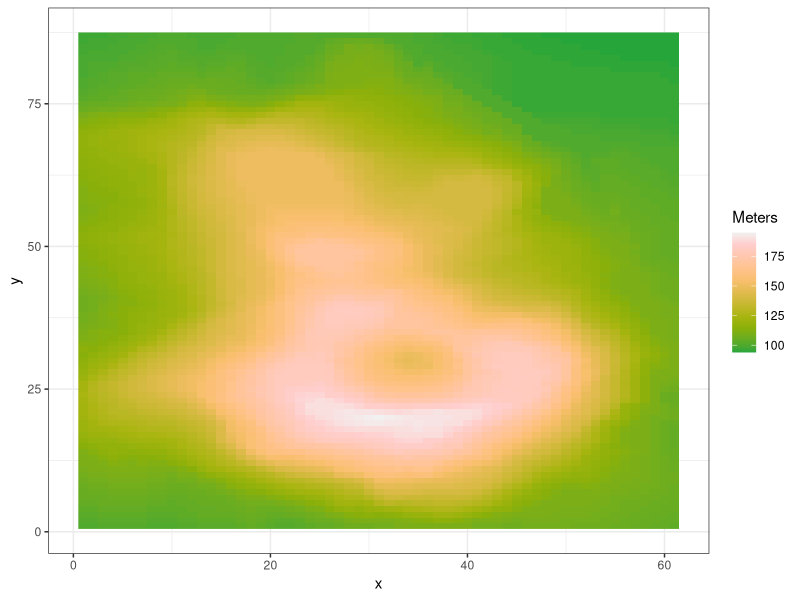

This chart was generated by the following R code:
## ---- chunk 1
knitr::opts_chunk$set(echo = FALSE)   # Changed global markdown options to echo = FALSE
library(tidyverse)
## ---- chunk 2
# Data wrangling
tax <- tribble(
  ~ Country,     ~ `1970`, ~ `1979`,
  "Sweden",          46.9,     57.4,
  "Netherlands",     44.0,     55.8,
  "Norway",          43.5,     52.2,
  "Britain",         40.7,     39.0,
  "France",          39.0,     43.4,
  "Germany",         37.5,     42.9,
  "Belgium",         35.2,     43.2,
  "Canada",          34.9,     35.8,
  "Finland",         34.9,     38.2,
  "Italy",           30.4,     35.7,
  "United States",   30.3,     32.5,
  "Greece",          26.8,     30.6,
  "Switzerland",     26.5,     33.2,
  "Spain",           22.5,     27.1,
  "Japan",           20.7,     26.6
)


# Graphing


## ---- chunk 3
# Data wrangling
volcano_tbl <- as_tibble(volcano)

colnames(volcano_tbl) <- 1:ncol(volcano) 
volcano_tbl$row <- 1:nrow(volcano_tbl)

volcano_long <- volcano_tbl %>%
  pivot_longer(
    cols = -row,
    names_to = "x",
    values_to = "z"
  ) %>%
  mutate(
    x = as.integer(x),
    y = row
  ) %>%
  select(x, y, z)
# Graphing
library(colorspace)

ggplot(volcano_long, aes(x = x, y = y, z = z)) +
  geom_raster(aes(fill = z)) +
  scale_fill_continuous_sequential("Terrain", rev = F, name = "Meters") +
  theme_bw()
## ---- chunk 4
# Data wrangling
budget <- tribble(
  ~ Expenses,             ~ Jan, ~ Feb, ~ Mar, ~ Apr, ~ May, ~ Jun, ~ Jul, ~ Aug, ~ Sep, ~ Oct, ~ Nov, ~ Dec,
  "Domestic Actual",      84853, 84838, 88103, 85072, 88723, 90384, 89374, 95273, 94239, 92394, 96934, 105034,
  "Domestic Budget",      83000, 83830, 84668, 85515, 86370, 87234, 88106, 88987, 89877, 90776, 91684, 92600,
  "International Actual", 12538, 12438, 14934, 14033, 13945, 15938, 14086, 15934, 13945, 17338, 19384, 22394,
  "International Budget", 12000, 12600, 13860, 13200, 13860, 15246, 14520, 15246, 16771, 15972, 16771, 18448
)

# Graphing

